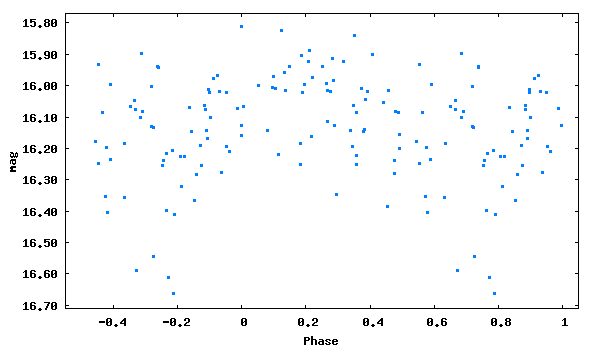

Here is the gnuplot script that generated this plot:
set term png size 600,350 medium
set colors classic
set output 'phase_lc_16.png'
set xlabel 'Phase'
set ylabel 'mag'
#set title 'JDmax = 2445918.53400 + 0.9835637 x E'
set format y '%5.2f'
plot [-0.55:1.05][16.71:15.77] "phase_lc_16.dat" linecolor 3 pointtype 5 pointsize 0.3 title ""
